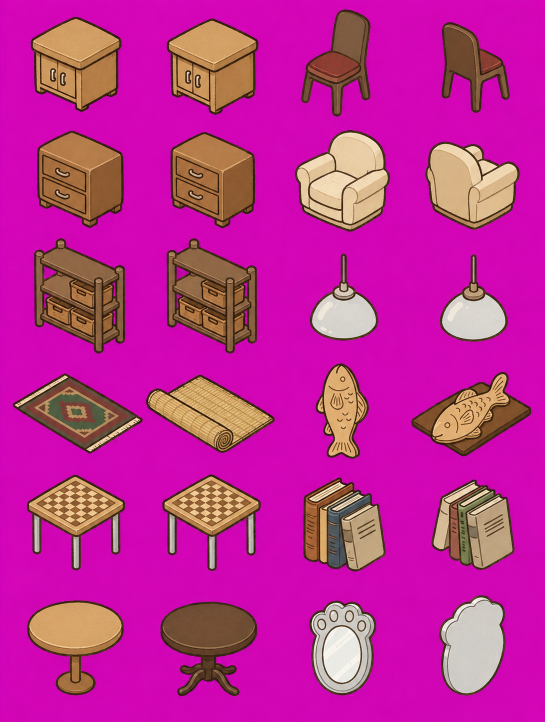
#> input picture art_pack_08/furniture_plain_v3.png, 1090 x 1443 px (shown at 1/2 size)
$ python -i slice_pack08.py   (imports and definitions only)
#> lines starting #> are read from the running program, lines starting #| are printed output that depends on the picture; after the words box and inside, x2 and y2 are one past the last pixel; in counts of white or black regions, pixels touching at a corner belong together
#!/usr/bin/env python3
"""Slice art_pack_08 — the finished art, from the lossless originals.

This supersedes tools/slice_pack07.py entirely. That pack came out of a zip of
JPEGs and two of its sheets were partial: twelve of the twenty curios, eighteen
of the twenty harbour pieces. These are the same drawings delivered as PNG, the
deco sets are complete, and there are two sheets that had never been sent at
all — the joinery (windows, doors, the pass, the host desk, the key rack) and a
twelve-machine produce line.

Lossless sources matter more than they sound. The JPEG sheets had compression
ringing round every outline, which forced a loose magenta key that in turn ate
a pixel off every edge; these key cleanly at a tight threshold.

Every sprite goes through tools/tone.py on the way out — see there for why.

    python3 tools/slice_pack08.py
"""

from __future__ import annotations

import json
import os
import sys

import numpy as np
from PIL import Image, ImageFilter
from scipy import ndimage

sys.path.insert(0, os.path.dirname(os.path.abspath(__file__)))
from tone import tone   # noqa: E402

ROOT = os.path.dirname(os.path.dirname(os.path.abspath(__file__)))
PACK = os.path.join(ROOT, 'art_pack_08')
OUT = os.path.join(ROOT, 'assets')

FURNITURE = [
    'cabinet_f', 'cabinet_b', 'chair_f', 'chair_b',
    'drawers_f', 'drawers_b', 'armchair_f', 'armchair_b',
    'shelf_f', 'shelf_b', 'lamp_f', 'lamp_b',
    'rug', 'rug_rolled', 'ornament', 'ornament_mat',
    'game_table_f', 'game_table_b', 'books', 'books_lean',
    'round_table_f', 'round_table_b', 'mirror', 'mirror_wide',
]

# The joinery, in the order it reads down the sheet. The counter and the key
# rack are the one pair out of alphabetical-by-position order: the rack hangs
# above the counter, so the counter's shape starts higher on the page.
FIXTURES = [
    'window_plain_r', 'window_bay_r', 'door_closed_l', 'door_open_r',
    'window_palm_r', 'window_open_r', 'door_open_l', 'door_closed_r',
    'pass_counter', 'key_rack', 'host_desk',
]

FOOD = [
    'berry_tumbler', 'citrus_press', 'pineapple_slicer', 'onion_boiler', 'rice_grinder',
    'ice_mill', 'egg_roller', 'cream_churn', 'butter_roller', 'cheese_press',
]

POTTERY = [
    'pot_wheel', 'glaze_mill', 'clay_press', 'round_kiln',
    'drying_rack', 'bisque_kiln', 'glaze_kiln', 'master_kiln',
]

TANKS = [
    'keg_small', 'kettle', 'locker', 'drum',
    'boiler_tall', 'twin_still', 'vault', 'refinery',
]

# The produce line, replacing the first art pack's food machines.
PRODUCE = [
    'roaster', 'grill', 'smoker', 'steamer',
    'press_ring', 'mincer', 'crate_filler', 'sorter',
    'extruder', 'tumbler_wide', 'wok', 'baker',
]

CURIOS = [
    'seahorse', 'crab', 'jelly_dome', 'turtle', 'lighthouse', 'model_boat',
    'bottle_ship', 'ships_wheel', 'reed_vase', 'bonsai', 'cactus', 'hanging_ivy',
    'wave_vase', 'shell_wreath', 'lantern', 'candles', 'gramophone', 'telescope',
    'seascape', 'vanity_mirror',
]
HARBOUR = [
    'dolphin', 'whale', 'seal', 'walrus', 'coral_bowl', 'coral_fan',
    'snake_plant', 'monstera', 'palm', 'blossom', 'pearl_shell', 'shell_basin',
    'chest', 'fish_bowl', 'globe', 'mantel_clock', 'bulb_lamp', 'anchor',
    'cushions', 'stone_fish',
]


def pairs(names, count=None):
    """Front/back ids for a run of deco pieces.

    `count` is there because the curios sheet is cropped after its ninth row:
    the framed seascape and the table mirror are not on it, so they keep the art
    they had rather than being silently handed somebody else's picture.
    """
#> called with count = 18
    out = []
    for n in names[:count]:
        out += [f'{n}_f', f'{n}_b']
    return out


# group, file, rows (for banding), ids in reading order, tallest allowed, band
JOBS = [
    ('furn_plain',   'furniture_plain_v3.png',   6, FURNITURE, 200, None),
    ('furn_cottage', 'furniture_cottage_v3.png', 6, FURNITURE, 200, None),
    ('furn_antique', 'furniture_antique_v3.png', 6, FURNITURE, 200, None),
    # free-form layout, so the rows are found by a fixed band rather than by count
    ('fixt_oak',     'fixtures_v3.png',          3, FIXTURES, 320, 60),
    ('machines',     'machines_food_v3.png',     2, FOOD, 210, None),
    ('machines',     'machines_pottery_v3.png',  2, POTTERY, 210, None),
    ('machines',     'machines_tanks_v3.png',    2, TANKS, 210, None),
    ('machines',     'machines_produce_v3.png',  3, PRODUCE, 210, None),
    ('deco',         'deco_curios_v3.png',       9, pairs(CURIOS, 18), 150, None),
    ('deco',         'deco_harbour_v3.png',     10, pairs(HARBOUR), 150, None),
]
#> further down, picture is the input picture: PIL image 1090x1443 RGB; mean R, G, B 192.6, 42.4, 151.3

MIN_AREA = 900


def lift_magenta(img: Image.Image) -> Image.Image:
    """Key out the field by colour. These are PNG, so the test can be tight."""
    rgb = np.asarray(img.convert('RGB')).astype(np.int16)
    r, g, b = rgb[..., 0], rgb[..., 1], rgb[..., 2]
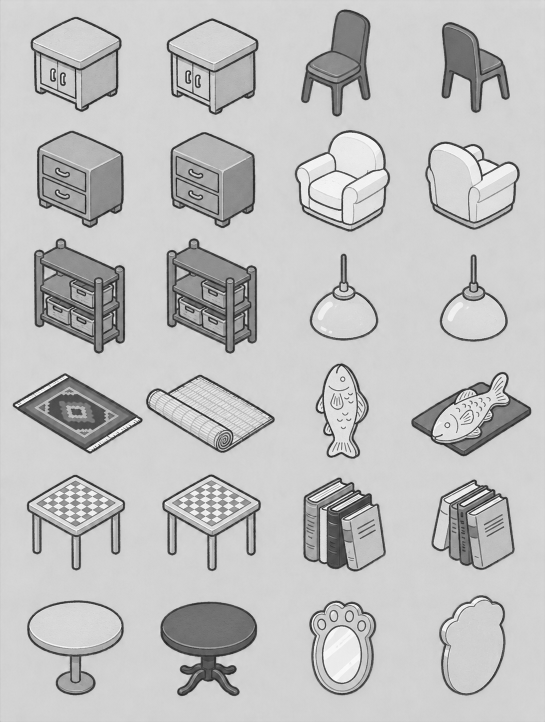
#> r: shape (1443, 1090) int16 (shown at 1/2 size); min 6, max 255, mean 192.6
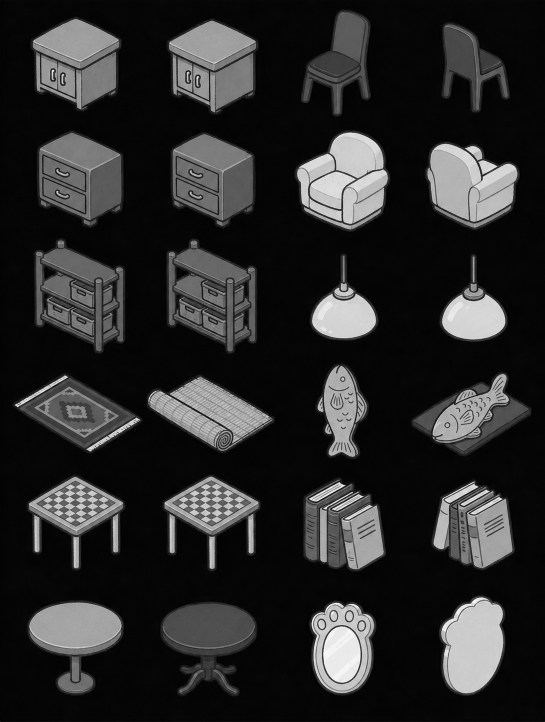
#> g: shape (1443, 1090) int16 (shown at 1/2 size); min 0, max 255, mean 42.4
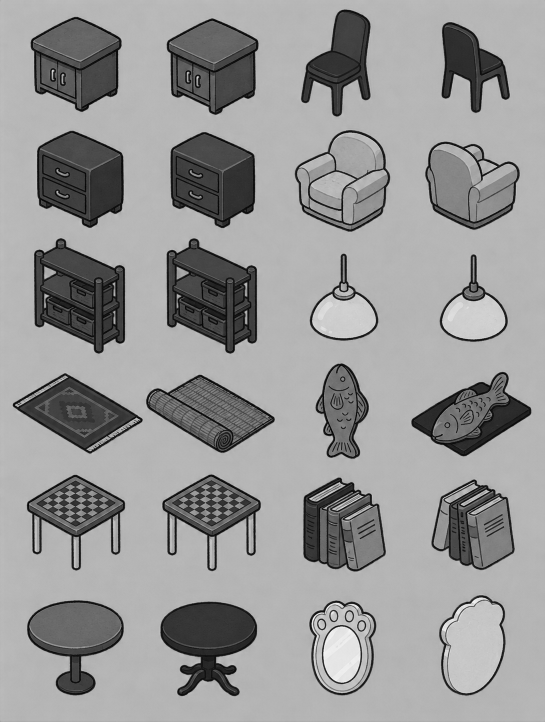
#> b: shape (1443, 1090) int16 (shown at 1/2 size); min 0, max 255, mean 151.3
    hot = np.minimum(r, b)
    bg = (hot > 100) & ((hot - g) > 42)
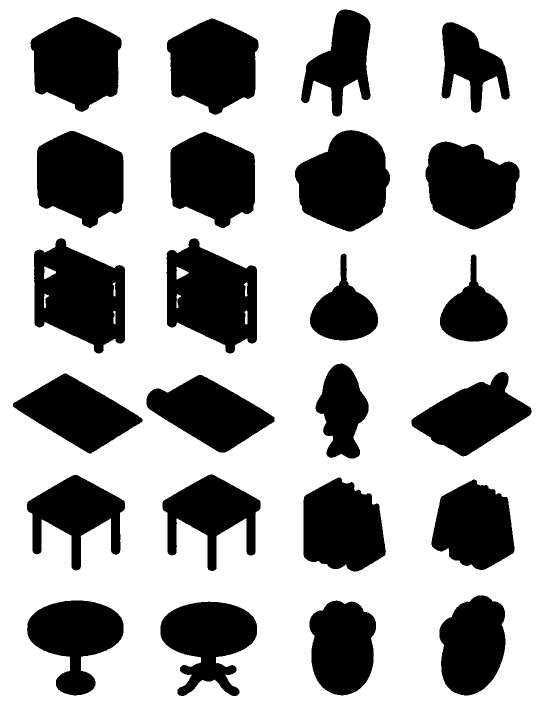
#> bg: shape (1443, 1090) bool (shown at 1/2 size); 67.8% white; 24 black regions, largest, box (x1, y1, x2, y2) and area: (68, 477, 250, 707) 29152, (333, 477, 514, 707) 28932, (590, 260, 780, 463) 27635
    a = Image.fromarray(np.where(bg, 0, 255).astype(np.uint8), mode='L')
    # one pixel of bite pulls the magenta halo off the outline, then a touch of
    # blur puts a soft edge back so nothing reads as cut out with scissors
    a = a.filter(ImageFilter.MinFilter(3)).filter(ImageFilter.GaussianBlur(0.6))
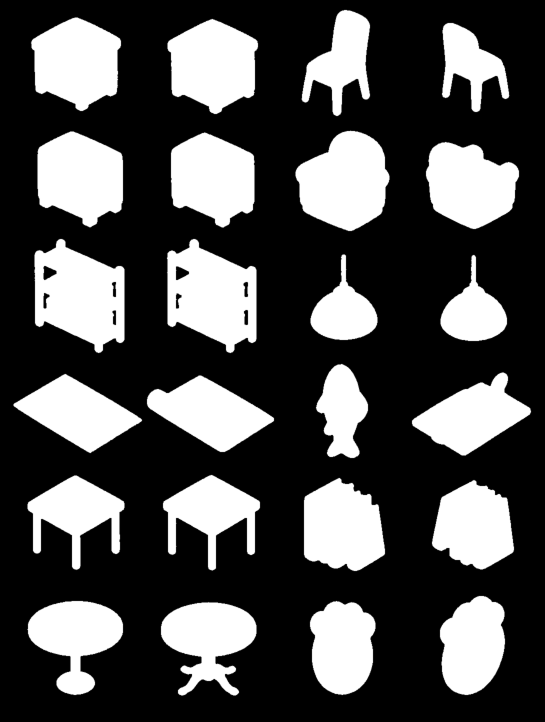
#> a: PIL image 1090x1443 L (shown at 1/2 size); min 0, max 255, mean 78.8
    out = img.convert('RGBA')
    out.putalpha(a)
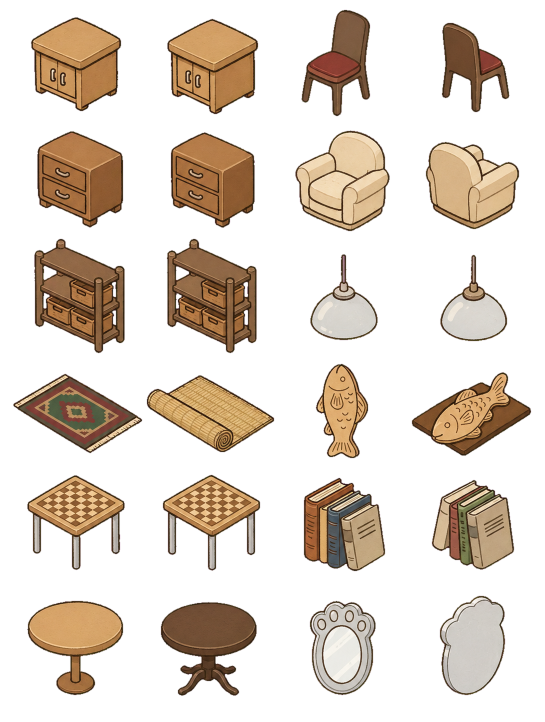
#> out: PIL image 1090x1443 RGBA (shown at 1/2 size); mean R, G, B, A 192.6, 42.4, 151.3, 78.8; transparent parts drawn white
    return out


# [156 lines left out: functions find_pieces, cut, edge_slope, fit, main, not called in this run]


# [2 lines not run here, left out]

>>> from PIL import Image
>>> picture = Image.open('../art_pack_08/furniture_plain_v3.png')
>>> result = lift_magenta(picture)
